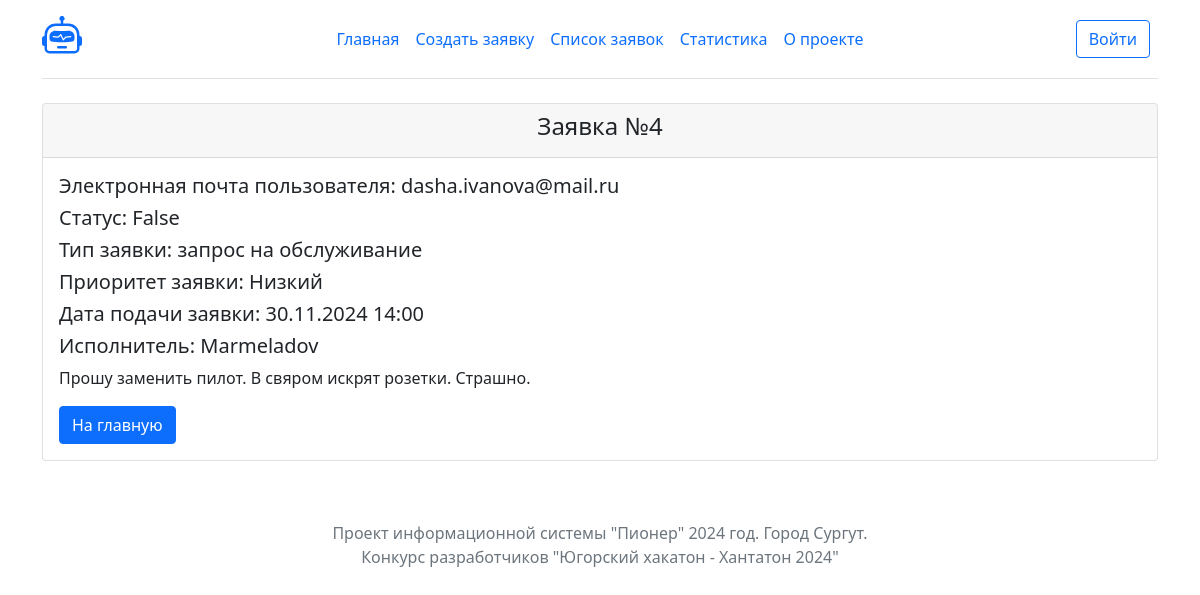
The app's page /task/4/ with its own data.
### tasks/models.py (models this page shows, shortened)
class Task(models.Model):
    title = models.CharField(max_length=1024, null=True)
    message = models.TextField()
    authors = models.CharField(max_length=1024)
    contractor = models.ForeignKey(User, on_delete=models.CASCADE, null=True)
    created = models.DateTimeField("date published", auto_now_add= True)
    closed = models.BooleanField(default=False)
    typetask = models.ForeignKey(TypeTask, on_delete=models.CASCADE, null=True)
    priority = models.ForeignKey(Priority, on_delete=models.CASCADE, null=True)

class TypeTask(models.Model):
    type = models.CharField(max_length=50, null=True)
    def __str__(self):
        return self.type

class Priority(models.Model):
    level = models.CharField(max_length=50, null=True)
    def __str__(self):
        return self.level

### tasks/views.py (the view)
# urls.py: path("task/<int:task_id>/", views.task_info, name="task_info"),
def task_info(request, task_id):
    task = Task.objects.get(id=task_id)
    return render(request, 'tasks/task_info.html', {'task': task})

### tasks/templates/tasks/task_info.html
{% extends "tasks/base.html" %}
{% block content %}
    <div class="container">
        <div class="row">
            <div class="col-lg-12">
                <div class="card">
                    <div class="card-header">
                    <h4 class="text-center text">Заявка №{{ task.pk }}</h4>
                    </div>
                    <div class="card-body">
                        <h5 class="card-title">Электронная почта пользователя: {{ task.authors }}</h5>
                        <h5 class="card-title">Статус: {{ task.closed }}</h5>
                        <h5 class="card-title">Тип заявки: {{ task.typetask }}</h5>
                        <h5 class="card-title">Приоритет заявки: {{ task.priority }}</h5>
                        <h5 class="card-title">Дата подачи заявки: {{ task.created|date:'d.m.Y H:i' }}</h5>
                        <h5 class="card-title">Исполнитель: {{ task.contractor }}</h5>
                        <p class="card-text">{{ task.message }}</p>
                        <a href="/" class="btn btn-primary">На главную</a>
                    </div>
                </div>
            </div>
        </div>
    </div>
{% endblock %}

### records on screen
Task: pk "4", authors "dasha.ivanova@mail.ru", closed "False", typetask "запрос на обслуживание", priority "Низкий", created "30.11.2024 14:00", contractor "Marmeladov", message "Прошу заменить пилот. В свяром искрят розетки. Страшно."
